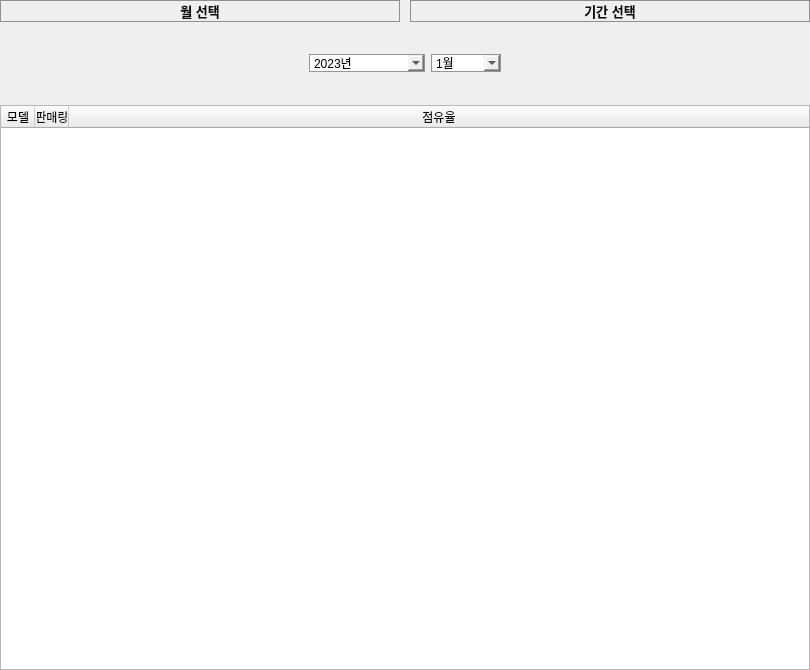
<?xml version="1.0" encoding="UTF-8"?>
<ui version="4.0">
 <class>ModelTab</class>
 <widget class="QWidget" name="ModelTab">
  <property name="geometry">
   <rect>
    <x>0</x>
    <y>0</y>
    <width>810</width>
    <height>670</height>
   </rect>
  </property>
  <property name="minimumSize">
   <size>
    <width>810</width>
    <height>0</height>
   </size>
  </property>
  <property name="maximumSize">
   <size>
    <width>810</width>
    <height>16777215</height>
   </size>
  </property>
  <property name="windowTitle">
   <string>ModelTab</string>
  </property>
  <layout class="QVBoxLayout" name="verticalLayout" stretch="0,1,8">
   <property name="leftMargin">
    <number>0</number>
   </property>
   <property name="topMargin">
    <number>0</number>
   </property>
   <property name="rightMargin">
    <number>0</number>
   </property>
   <property name="bottomMargin">
    <number>0</number>
   </property>
   <item>
    <layout class="QHBoxLayout" name="horizontalLayout" stretch="0,0">
     <property name="spacing">
      <number>10</number>
     </property>
     <property name="leftMargin">
      <number>0</number>
     </property>
     <property name="rightMargin">
      <number>0</number>
     </property>
     <item>
      <widget class="QPushButton" name="btnMonth">
       <property name="font">
        <font>
         <pointsize>10</pointsize>
         <bold>true</bold>
        </font>
       </property>
       <property name="styleSheet">
        <string notr="true">color: rgb(11, 11, 11);
border: 1px solid;
border-color: rgb(143, 143, 143);</string>
       </property>
       <property name="text">
        <string>월 선택</string>
       </property>
       <property name="autoRepeatDelay">
        <number>300</number>
       </property>
       <property name="autoRepeatInterval">
        <number>100</number>
       </property>
       <property name="autoDefault">
        <bool>false</bool>
       </property>
       <property name="flat">
        <bool>false</bool>
       </property>
      </widget>
     </item>
     <item>
      <widget class="QPushButton" name="btnDuration">
       <property name="font">
        <font>
         <pointsize>10</pointsize>
         <bold>true</bold>
        </font>
       </property>
       <property name="styleSheet">
        <string notr="true">color: rgb(11, 11, 11);
border: 1px solid;
border-color: rgb(143, 143, 143);</string>
       </property>
       <property name="text">
        <string>기간 선택</string>
       </property>
       <property name="autoDefault">
        <bool>false</bool>
       </property>
       <property name="flat">
        <bool>false</bool>
       </property>
      </widget>
     </item>
    </layout>
   </item>
   <item>
    <widget class="QStackedWidget" name="stackedWidget">
     <property name="minimumSize">
      <size>
       <width>810</width>
       <height>0</height>
      </size>
     </property>
     <property name="maximumSize">
      <size>
       <width>810</width>
       <height>16777215</height>
      </size>
     </property>
     <property name="currentIndex">
      <number>0</number>
     </property>
     <widget class="QWidget" name="page">
      <layout class="QHBoxLayout" name="horizontalLayout_5">
       <item>
        <layout class="QHBoxLayout" name="horizontalLayout_4" stretch="5,3">
         <property name="leftMargin">
          <number>300</number>
         </property>
         <property name="rightMargin">
          <number>300</number>
         </property>
         <item>
          <widget class="QComboBox" name="mYear">
           <property name="styleSheet">
            <string notr="true">border: 1.2px solid;
border-color: rgb(150, 150, 150);</string>
           </property>
           <item>
            <property name="text">
             <string>2023년</string>
            </property>
           </item>
          </widget>
         </item>
         <item>
          <widget class="QComboBox" name="mMonth">
           <property name="styleSheet">
            <string notr="true">border: 1.2px solid;
border-color: rgb(150, 150, 150);</string>
           </property>
           <property name="currentIndex">
            <number>0</number>
           </property>
           <item>
            <property name="text">
             <string>1월</string>
            </property>
           </item>
           <item>
            <property name="text">
             <string>2월</string>
            </property>
           </item>
           <item>
            <property name="text">
             <string>3월</string>
            </property>
           </item>
           <item>
            <property name="text">
             <string>4월</string>
            </property>
           </item>
           <item>
            <property name="text">
             <string>5월</string>
            </property>
           </item>
           <item>
            <property name="text">
             <string>6월</string>
            </property>
           </item>
           <item>
            <property name="text">
             <string>7월</string>
            </property>
           </item>
           <item>
            <property name="text">
             <string>8월</string>
            </property>
           </item>
           <item>
            <property name="text">
             <string>9월</string>
            </property>
           </item>
           <item>
            <property name="text">
             <string>10월</string>
            </property>
           </item>
           <item>
            <property name="text">
             <string>11월</string>
            </property>
           </item>
           <item>
            <property name="text">
             <string>12월</string>
            </property>
           </item>
          </widget>
         </item>
        </layout>
       </item>
      </layout>
     </widget>
     <widget class="QWidget" name="page_2">
      <layout class="QHBoxLayout" name="horizontalLayout_3">
       <item>
        <layout class="QHBoxLayout" name="horizontalLayout_2" stretch="5,3,1,5,3,3">
         <property name="leftMargin">
          <number>200</number>
         </property>
         <property name="rightMargin">
          <number>200</number>
         </property>
         <property name="bottomMargin">
          <number>0</number>
         </property>
         <item>
          <widget class="QComboBox" name="dYearS">
           <property name="styleSheet">
            <string notr="true">border: 1.2px solid;
border-color: rgb(150, 150, 150);</string>
           </property>
           <item>
            <property name="text">
             <string>2023년</string>
            </property>
           </item>
          </widget>
         </item>
         <item>
          <widget class="QComboBox" name="dMonthS">
           <property name="styleSheet">
            <string notr="true">border: 1.2px solid;
border-color: rgb(150, 150, 150);</string>
           </property>
           <property name="currentIndex">
            <number>0</number>
           </property>
           <item>
            <property name="text">
             <string>1월</string>
            </property>
           </item>
           <item>
            <property name="text">
             <string>2월</string>
            </property>
           </item>
           <item>
            <property name="text">
             <string>3월</string>
            </property>
           </item>
           <item>
            <property name="text">
             <string>4월</string>
            </property>
           </item>
           <item>
            <property name="text">
             <string>5월</string>
            </property>
           </item>
           <item>
            <property name="text">
             <string>6월</string>
            </property>
           </item>
           <item>
            <property name="text">
             <string>7월</string>
            </property>
           </item>
           <item>
            <property name="text">
             <string>8월</string>
            </property>
           </item>
           <item>
            <property name="text">
             <string>9월</string>
            </property>
           </item>
           <item>
            <property name="text">
             <string>10월</string>
            </property>
           </item>
           <item>
            <property name="text">
             <string>11월</string>
            </property>
           </item>
           <item>
            <property name="text">
             <string>12월</string>
            </property>
           </item>
          </widget>
         </item>
         <item>
          <widget class="QLabel" name="label">
           <property name="text">
            <string>~</string>
           </property>
           <property name="alignment">
            <set>Qt::AlignCenter</set>
           </property>
          </widget>
         </item>
         <item>
          <widget class="QComboBox" name="dYearF">
           <property name="styleSheet">
            <string notr="true">border: 1.2px solid;
border-color: rgb(150, 150, 150);</string>
           </property>
           <item>
            <property name="text">
             <string>2023년</string>
            </property>
           </item>
          </widget>
         </item>
         <item>
          <widget class="QComboBox" name="dMonthF">
           <property name="styleSheet">
            <string notr="true">border: 1.2px solid;
border-color: rgb(150, 150, 150);</string>
           </property>
           <property name="currentIndex">
            <number>0</number>
           </property>
           <item>
            <property name="text">
             <string>1월</string>
            </property>
           </item>
           <item>
            <property name="text">
             <string>2월</string>
            </property>
           </item>
           <item>
            <property name="text">
             <string>3월</string>
            </property>
           </item>
           <item>
            <property name="text">
             <string>4월</string>
            </property>
           </item>
           <item>
            <property name="text">
             <string>5월</string>
            </property>
           </item>
           <item>
            <property name="text">
             <string>6월</string>
            </property>
           </item>
           <item>
            <property name="text">
             <string>7월</string>
            </property>
           </item>
           <item>
            <property name="text">
             <string>8월</string>
            </property>
           </item>
           <item>
            <property name="text">
             <string>9월</string>
            </property>
           </item>
           <item>
            <property name="text">
             <string>10월</string>
            </property>
           </item>
           <item>
            <property name="text">
             <string>11월</string>
            </property>
           </item>
           <item>
            <property name="text">
             <string>12월</string>
            </property>
           </item>
          </widget>
         </item>
         <item>
          <widget class="QPushButton" name="btnShow">
           <property name="text">
            <string>조회</string>
           </property>
          </widget>
         </item>
        </layout>
       </item>
      </layout>
     </widget>
    </widget>
   </item>
   <item>
    <widget class="QTableWidget" name="tableWidget">
     <property name="tabKeyNavigation">
      <bool>false</bool>
     </property>
     <property name="showDropIndicator" stdset="0">
      <bool>true</bool>
     </property>
     <property name="dragDropOverwriteMode">
      <bool>false</bool>
     </property>
     <property name="selectionMode">
      <enum>QAbstractItemView::NoSelection</enum>
     </property>
     <property name="selectionBehavior">
      <enum>QAbstractItemView::SelectRows</enum>
     </property>
     <property name="showGrid">
      <bool>false</bool>
     </property>
     <property name="wordWrap">
      <bool>true</bool>
     </property>
     <property name="cornerButtonEnabled">
      <bool>true</bool>
     </property>
     <attribute name="horizontalHeaderCascadingSectionResizes">
      <bool>false</bool>
     </attribute>
     <attribute name="horizontalHeaderDefaultSectionSize">
      <number>34</number>
     </attribute>
     <attribute name="horizontalHeaderHighlightSections">
      <bool>false</bool>
     </attribute>
     <attribute name="horizontalHeaderStretchLastSection">
      <bool>true</bool>
     </attribute>
     <attribute name="verticalHeaderVisible">
      <bool>true</bool>
     </attribute>
     <attribute name="verticalHeaderHighlightSections">
      <bool>false</bool>
     </attribute>
     <column>
      <property name="text">
       <string>모델</string>
      </property>
     </column>
     <column>
      <property name="text">
       <string>판매량</string>
      </property>
     </column>
     <column>
      <property name="text">
       <string>점유율</string>
      </property>
     </column>
    </widget>
   </item>
  </layout>
 </widget>
 <resources/>
 <connections>
  <connection>
   <sender>btnMonth</sender>
   <signal>clicked()</signal>
   <receiver>ModelTab</receiver>
   <slot>btnMonthClicked()</slot>
   <hints>
    <hint type="sourcelabel">
     <x>192</x>
     <y>10</y>
    </hint>
    <hint type="destinationlabel">
     <x>188</x>
     <y>-28</y>
    </hint>
   </hints>
  </connection>
  <connection>
   <sender>btnDuration</sender>
   <signal>clicked()</signal>
   <receiver>ModelTab</receiver>
   <slot>btnDurationClicked()</slot>
   <hints>
    <hint type="sourcelabel">
     <x>808</x>
     <y>16</y>
    </hint>
    <hint type="destinationlabel">
     <x>392</x>
     <y>-47</y>
    </hint>
   </hints>
  </connection>
  <connection>
   <sender>mMonth</sender>
   <signal>currentIndexChanged(int)</signal>
   <receiver>ModelTab</receiver>
   <slot>mMonthCurrentIndexChanged(int)</slot>
   <hints>
    <hint type="sourcelabel">
     <x>500</x>
     <y>71</y>
    </hint>
    <hint type="destinationlabel">
     <x>713</x>
     <y>65</y>
    </hint>
   </hints>
  </connection>
  <connection>
   <sender>btnShow</sender>
   <signal>clicked()</signal>
   <receiver>ModelTab</receiver>
   <slot>btnShowClicked()</slot>
   <hints>
    <hint type="sourcelabel">
     <x>529</x>
     <y>73</y>
    </hint>
    <hint type="destinationlabel">
     <x>670</x>
     <y>80</y>
    </hint>
   </hints>
  </connection>
 </connections>
 <slots>
  <slot>btnMonthClicked()</slot>
  <slot>btnDurationClicked()</slot>
  <slot>mMonthCurrentIndexChanged(int)</slot>
  <slot>btnShowClicked()</slot>
 </slots>
</ui>
